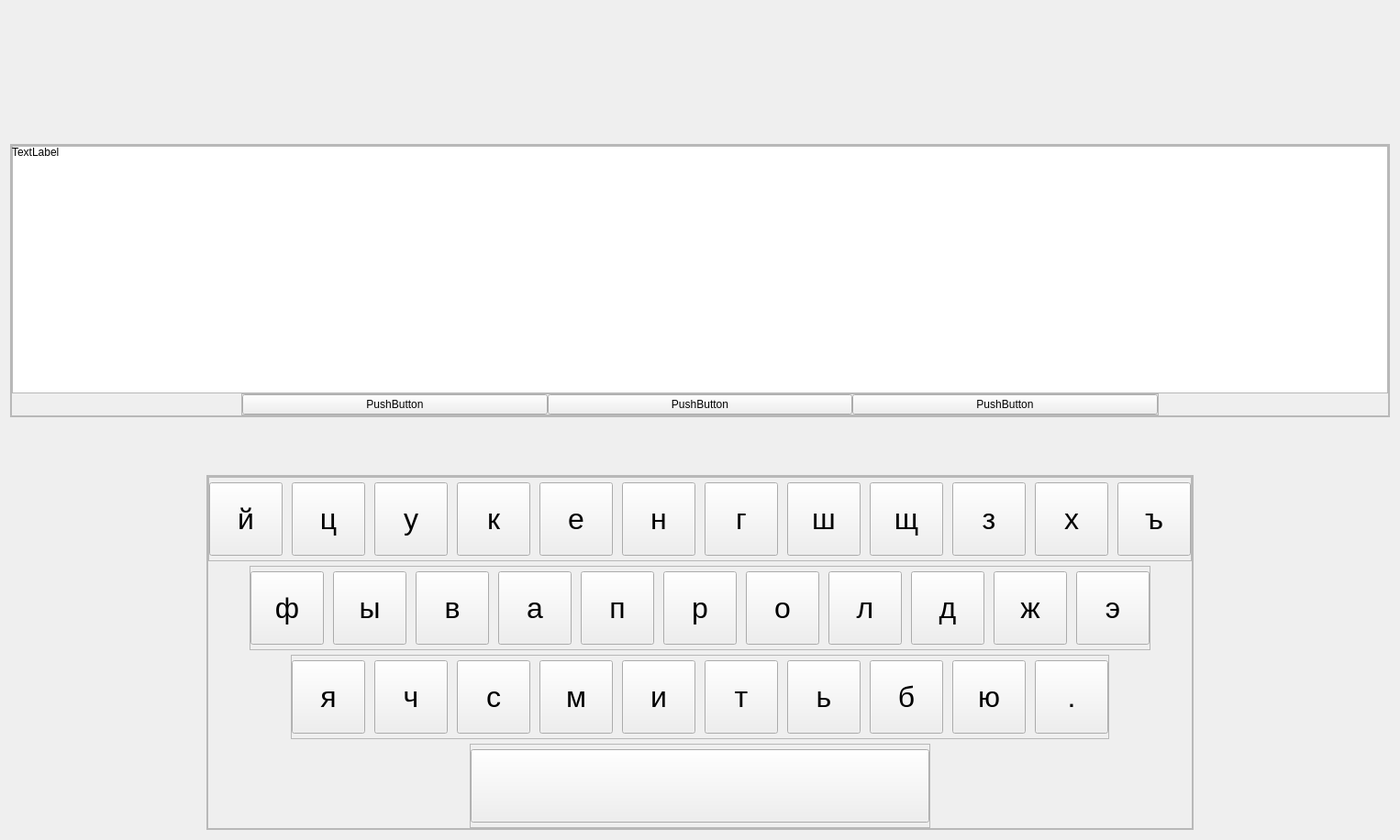
<?xml version="1.0" encoding="UTF-8"?>
<ui version="4.0">
 <class>Form</class>
 <widget class="QWidget" name="Form">
  <property name="geometry">
   <rect>
    <x>0</x>
    <y>0</y>
    <width>1526</width>
    <height>916</height>
   </rect>
  </property>
  <property name="windowTitle">
   <string>Form</string>
  </property>
  <layout class="QVBoxLayout" name="verticalLayout">
   <item alignment="Qt::AlignBottom">
    <widget class="QFrame" name="frame">
     <property name="minimumSize">
      <size>
       <width>0</width>
       <height>0</height>
      </size>
     </property>
     <property name="frameShape">
      <enum>QFrame::StyledPanel</enum>
     </property>
     <property name="frameShadow">
      <enum>QFrame::Raised</enum>
     </property>
     <property name="lineWidth">
      <number>0</number>
     </property>
     <layout class="QVBoxLayout" name="verticalLayout_3">
      <property name="spacing">
       <number>0</number>
      </property>
      <property name="leftMargin">
       <number>0</number>
      </property>
      <property name="topMargin">
       <number>0</number>
      </property>
      <property name="rightMargin">
       <number>0</number>
      </property>
      <property name="bottomMargin">
       <number>0</number>
      </property>
      <item alignment="Qt::AlignHCenter|Qt::AlignBottom">
       <widget class="QFrame" name="frame_4">
        <property name="frameShape">
         <enum>QFrame::StyledPanel</enum>
        </property>
        <property name="frameShadow">
         <enum>QFrame::Raised</enum>
        </property>
        <layout class="QVBoxLayout" name="verticalLayout_5">
         <property name="spacing">
          <number>0</number>
         </property>
         <property name="leftMargin">
          <number>0</number>
         </property>
         <property name="topMargin">
          <number>0</number>
         </property>
         <property name="rightMargin">
          <number>0</number>
         </property>
         <property name="bottomMargin">
          <number>0</number>
         </property>
         <item alignment="Qt::AlignHCenter">
          <widget class="QFrame" name="frame_3">
           <property name="minimumSize">
            <size>
             <width>1500</width>
             <height>270</height>
            </size>
           </property>
           <property name="frameShape">
            <enum>QFrame::StyledPanel</enum>
           </property>
           <property name="frameShadow">
            <enum>QFrame::Raised</enum>
           </property>
           <widget class="QTextBrowser" name="textBrowser">
            <property name="geometry">
             <rect>
              <x>0</x>
              <y>0</y>
              <width>1500</width>
              <height>270</height>
             </rect>
            </property>
            <property name="minimumSize">
             <size>
              <width>1500</width>
              <height>270</height>
             </size>
            </property>
           </widget>
           <widget class="QLabel" name="label">
            <property name="geometry">
             <rect>
              <x>0</x>
              <y>0</y>
              <width>1500</width>
              <height>270</height>
             </rect>
            </property>
            <property name="minimumSize">
             <size>
              <width>1500</width>
              <height>270</height>
             </size>
            </property>
            <property name="text">
             <string>TextLabel</string>
            </property>
            <property name="alignment">
             <set>Qt::AlignLeading|Qt::AlignLeft|Qt::AlignTop</set>
            </property>
           </widget>
          </widget>
         </item>
         <item alignment="Qt::AlignHCenter">
          <widget class="QFrame" name="frame_8">
           <property name="minimumSize">
            <size>
             <width>1000</width>
             <height>0</height>
            </size>
           </property>
           <property name="maximumSize">
            <size>
             <width>1000</width>
             <height>16777215</height>
            </size>
           </property>
           <property name="frameShape">
            <enum>QFrame::StyledPanel</enum>
           </property>
           <property name="frameShadow">
            <enum>QFrame::Raised</enum>
           </property>
           <layout class="QHBoxLayout" name="horizontalLayout_5">
            <property name="spacing">
             <number>0</number>
            </property>
            <property name="leftMargin">
             <number>0</number>
            </property>
            <property name="topMargin">
             <number>0</number>
            </property>
            <property name="rightMargin">
             <number>0</number>
            </property>
            <property name="bottomMargin">
             <number>0</number>
            </property>
            <item>
             <widget class="QPushButton" name="pushButton_29">
              <property name="text">
               <string>PushButton</string>
              </property>
             </widget>
            </item>
            <item>
             <widget class="QPushButton" name="pushButton_23">
              <property name="text">
               <string>PushButton</string>
              </property>
             </widget>
            </item>
            <item>
             <widget class="QPushButton" name="pushButton_25">
              <property name="text">
               <string>PushButton</string>
              </property>
             </widget>
            </item>
           </layout>
          </widget>
         </item>
        </layout>
       </widget>
      </item>
     </layout>
    </widget>
   </item>
   <item alignment="Qt::AlignHCenter|Qt::AlignBottom">
    <widget class="QFrame" name="keyboard">
     <property name="sizePolicy">
      <sizepolicy hsizetype="Preferred" vsizetype="Minimum">
       <horstretch>0</horstretch>
       <verstretch>0</verstretch>
      </sizepolicy>
     </property>
     <property name="minimumSize">
      <size>
       <width>0</width>
       <height>350</height>
      </size>
     </property>
     <property name="maximumSize">
      <size>
       <width>16777215</width>
       <height>350</height>
      </size>
     </property>
     <property name="frameShape">
      <enum>QFrame::StyledPanel</enum>
     </property>
     <property name="frameShadow">
      <enum>QFrame::Raised</enum>
     </property>
     <layout class="QVBoxLayout" name="verticalLayout_2">
      <property name="spacing">
       <number>0</number>
      </property>
      <property name="sizeConstraint">
       <enum>QLayout::SetMinimumSize</enum>
      </property>
      <property name="leftMargin">
       <number>0</number>
      </property>
      <property name="topMargin">
       <number>0</number>
      </property>
      <property name="rightMargin">
       <number>0</number>
      </property>
      <property name="bottomMargin">
       <number>0</number>
      </property>
      <item alignment="Qt::AlignHCenter|Qt::AlignBottom">
       <widget class="QFrame" name="frame_2">
        <property name="sizePolicy">
         <sizepolicy hsizetype="Preferred" vsizetype="Minimum">
          <horstretch>0</horstretch>
          <verstretch>0</verstretch>
         </sizepolicy>
        </property>
        <property name="maximumSize">
         <size>
          <width>16777215</width>
          <height>350</height>
         </size>
        </property>
        <property name="frameShape">
         <enum>QFrame::StyledPanel</enum>
        </property>
        <property name="frameShadow">
         <enum>QFrame::Raised</enum>
        </property>
        <layout class="QVBoxLayout" name="verticalLayout_4">
         <property name="spacing">
          <number>5</number>
         </property>
         <property name="sizeConstraint">
          <enum>QLayout::SetMinimumSize</enum>
         </property>
         <property name="leftMargin">
          <number>0</number>
         </property>
         <property name="topMargin">
          <number>0</number>
         </property>
         <property name="rightMargin">
          <number>0</number>
         </property>
         <property name="bottomMargin">
          <number>0</number>
         </property>
         <item alignment="Qt::AlignHCenter">
          <widget class="QFrame" name="line_1">
           <property name="sizePolicy">
            <sizepolicy hsizetype="Preferred" vsizetype="Minimum">
             <horstretch>0</horstretch>
             <verstretch>0</verstretch>
            </sizepolicy>
           </property>
           <property name="maximumSize">
            <size>
             <width>16777215</width>
             <height>100</height>
            </size>
           </property>
           <property name="frameShape">
            <enum>QFrame::StyledPanel</enum>
           </property>
           <property name="frameShadow">
            <enum>QFrame::Raised</enum>
           </property>
           <layout class="QHBoxLayout" name="horizontalLayout">
            <property name="spacing">
             <number>10</number>
            </property>
            <property name="leftMargin">
             <number>0</number>
            </property>
            <property name="topMargin">
             <number>5</number>
            </property>
            <property name="rightMargin">
             <number>0</number>
            </property>
            <property name="bottomMargin">
             <number>5</number>
            </property>
            <item>
             <widget class="QPushButton" name="pushButton">
              <property name="minimumSize">
               <size>
                <width>80</width>
                <height>80</height>
               </size>
              </property>
              <property name="maximumSize">
               <size>
                <width>80</width>
                <height>80</height>
               </size>
              </property>
              <property name="font">
               <font>
                <pointsize>24</pointsize>
               </font>
              </property>
              <property name="text">
               <string>й</string>
              </property>
             </widget>
            </item>
            <item>
             <widget class="QPushButton" name="pushButton_2">
              <property name="minimumSize">
               <size>
                <width>80</width>
                <height>80</height>
               </size>
              </property>
              <property name="maximumSize">
               <size>
                <width>80</width>
                <height>80</height>
               </size>
              </property>
              <property name="font">
               <font>
                <pointsize>24</pointsize>
               </font>
              </property>
              <property name="text">
               <string>ц</string>
              </property>
             </widget>
            </item>
            <item>
             <widget class="QPushButton" name="pushButton_4">
              <property name="minimumSize">
               <size>
                <width>80</width>
                <height>80</height>
               </size>
              </property>
              <property name="maximumSize">
               <size>
                <width>80</width>
                <height>80</height>
               </size>
              </property>
              <property name="font">
               <font>
                <pointsize>24</pointsize>
               </font>
              </property>
              <property name="text">
               <string>у</string>
              </property>
             </widget>
            </item>
            <item>
             <widget class="QPushButton" name="pushButton_5">
              <property name="minimumSize">
               <size>
                <width>80</width>
                <height>80</height>
               </size>
              </property>
              <property name="maximumSize">
               <size>
                <width>80</width>
                <height>80</height>
               </size>
              </property>
              <property name="font">
               <font>
                <pointsize>24</pointsize>
               </font>
              </property>
              <property name="text">
               <string>к</string>
              </property>
             </widget>
            </item>
            <item>
             <widget class="QPushButton" name="pushButton_6">
              <property name="minimumSize">
               <size>
                <width>80</width>
                <height>80</height>
               </size>
              </property>
              <property name="maximumSize">
               <size>
                <width>80</width>
                <height>80</height>
               </size>
              </property>
              <property name="font">
               <font>
                <pointsize>24</pointsize>
               </font>
              </property>
              <property name="text">
               <string>е</string>
              </property>
             </widget>
            </item>
            <item>
             <widget class="QPushButton" name="pushButton_7">
              <property name="minimumSize">
               <size>
                <width>80</width>
                <height>80</height>
               </size>
              </property>
              <property name="maximumSize">
               <size>
                <width>80</width>
                <height>80</height>
               </size>
              </property>
              <property name="font">
               <font>
                <pointsize>24</pointsize>
               </font>
              </property>
              <property name="text">
               <string>н</string>
              </property>
             </widget>
            </item>
            <item>
             <widget class="QPushButton" name="pushButton_8">
              <property name="minimumSize">
               <size>
                <width>80</width>
                <height>80</height>
               </size>
              </property>
              <property name="maximumSize">
               <size>
                <width>80</width>
                <height>80</height>
               </size>
              </property>
              <property name="font">
               <font>
                <pointsize>24</pointsize>
               </font>
              </property>
              <property name="text">
               <string>г</string>
              </property>
             </widget>
            </item>
            <item>
             <widget class="QPushButton" name="pushButton_9">
              <property name="minimumSize">
               <size>
                <width>80</width>
                <height>80</height>
               </size>
              </property>
              <property name="maximumSize">
               <size>
                <width>80</width>
                <height>80</height>
               </size>
              </property>
              <property name="font">
               <font>
                <pointsize>24</pointsize>
               </font>
              </property>
              <property name="text">
               <string>ш</string>
              </property>
             </widget>
            </item>
            <item>
             <widget class="QPushButton" name="pushButton_10">
              <property name="minimumSize">
               <size>
                <width>80</width>
                <height>80</height>
               </size>
              </property>
              <property name="maximumSize">
               <size>
                <width>80</width>
                <height>80</height>
               </size>
              </property>
              <property name="font">
               <font>
                <pointsize>24</pointsize>
               </font>
              </property>
              <property name="text">
               <string>щ</string>
              </property>
             </widget>
            </item>
            <item>
             <widget class="QPushButton" name="pushButton_11">
              <property name="minimumSize">
               <size>
                <width>80</width>
                <height>80</height>
               </size>
              </property>
              <property name="maximumSize">
               <size>
                <width>80</width>
                <height>80</height>
               </size>
              </property>
              <property name="font">
               <font>
                <pointsize>24</pointsize>
               </font>
              </property>
              <property name="text">
               <string>з</string>
              </property>
             </widget>
            </item>
            <item>
             <widget class="QPushButton" name="pushButton_12">
              <property name="minimumSize">
               <size>
                <width>80</width>
                <height>80</height>
               </size>
              </property>
              <property name="maximumSize">
               <size>
                <width>80</width>
                <height>80</height>
               </size>
              </property>
              <property name="font">
               <font>
                <pointsize>24</pointsize>
               </font>
              </property>
              <property name="text">
               <string>х</string>
              </property>
             </widget>
            </item>
            <item>
             <widget class="QPushButton" name="pushButton_13">
              <property name="minimumSize">
               <size>
                <width>80</width>
                <height>80</height>
               </size>
              </property>
              <property name="maximumSize">
               <size>
                <width>80</width>
                <height>80</height>
               </size>
              </property>
              <property name="font">
               <font>
                <pointsize>24</pointsize>
               </font>
              </property>
              <property name="text">
               <string>ъ</string>
              </property>
             </widget>
            </item>
           </layout>
          </widget>
         </item>
         <item alignment="Qt::AlignHCenter">
          <widget class="QFrame" name="line_2">
           <property name="sizePolicy">
            <sizepolicy hsizetype="Preferred" vsizetype="Minimum">
             <horstretch>0</horstretch>
             <verstretch>0</verstretch>
            </sizepolicy>
           </property>
           <property name="maximumSize">
            <size>
             <width>16777215</width>
             <height>100</height>
            </size>
           </property>
           <property name="frameShape">
            <enum>QFrame::StyledPanel</enum>
           </property>
           <property name="frameShadow">
            <enum>QFrame::Raised</enum>
           </property>
           <layout class="QHBoxLayout" name="horizontalLayout_2">
            <property name="spacing">
             <number>10</number>
            </property>
            <property name="leftMargin">
             <number>0</number>
            </property>
            <property name="topMargin">
             <number>5</number>
            </property>
            <property name="rightMargin">
             <number>0</number>
            </property>
            <property name="bottomMargin">
             <number>5</number>
            </property>
            <item>
             <widget class="QPushButton" name="pushButton_3">
              <property name="minimumSize">
               <size>
                <width>80</width>
                <height>80</height>
               </size>
              </property>
              <property name="maximumSize">
               <size>
                <width>80</width>
                <height>80</height>
               </size>
              </property>
              <property name="font">
               <font>
                <pointsize>24</pointsize>
               </font>
              </property>
              <property name="text">
               <string>ф</string>
              </property>
             </widget>
            </item>
            <item>
             <widget class="QPushButton" name="pushButton_19">
              <property name="minimumSize">
               <size>
                <width>80</width>
                <height>80</height>
               </size>
              </property>
              <property name="maximumSize">
               <size>
                <width>80</width>
                <height>80</height>
               </size>
              </property>
              <property name="font">
               <font>
                <pointsize>24</pointsize>
               </font>
              </property>
              <property name="text">
               <string>ы</string>
              </property>
             </widget>
            </item>
            <item>
             <widget class="QPushButton" name="pushButton_26">
              <property name="minimumSize">
               <size>
                <width>80</width>
                <height>80</height>
               </size>
              </property>
              <property name="maximumSize">
               <size>
                <width>80</width>
                <height>80</height>
               </size>
              </property>
              <property name="font">
               <font>
                <pointsize>24</pointsize>
               </font>
              </property>
              <property name="text">
               <string>в</string>
              </property>
             </widget>
            </item>
            <item>
             <widget class="QPushButton" name="pushButton_15">
              <property name="minimumSize">
               <size>
                <width>80</width>
                <height>80</height>
               </size>
              </property>
              <property name="maximumSize">
               <size>
                <width>80</width>
                <height>80</height>
               </size>
              </property>
              <property name="font">
               <font>
                <pointsize>24</pointsize>
               </font>
              </property>
              <property name="text">
               <string>а</string>
              </property>
             </widget>
            </item>
            <item>
             <widget class="QPushButton" name="pushButton_22">
              <property name="minimumSize">
               <size>
                <width>80</width>
                <height>80</height>
               </size>
              </property>
              <property name="maximumSize">
               <size>
                <width>80</width>
                <height>80</height>
               </size>
              </property>
              <property name="font">
               <font>
                <pointsize>24</pointsize>
               </font>
              </property>
              <property name="text">
               <string>п</string>
              </property>
             </widget>
            </item>
            <item>
             <widget class="QPushButton" name="pushButton_17">
              <property name="minimumSize">
               <size>
                <width>80</width>
                <height>80</height>
               </size>
              </property>
              <property name="maximumSize">
               <size>
                <width>80</width>
                <height>80</height>
               </size>
              </property>
              <property name="font">
               <font>
                <pointsize>24</pointsize>
               </font>
              </property>
              <property name="text">
               <string>р</string>
              </property>
             </widget>
            </item>
            <item>
             <widget class="QPushButton" name="pushButton_16">
              <property name="minimumSize">
               <size>
                <width>80</width>
                <height>80</height>
               </size>
              </property>
              <property name="maximumSize">
               <size>
                <width>80</width>
                <height>80</height>
               </size>
              </property>
              <property name="font">
               <font>
                <pointsize>24</pointsize>
               </font>
              </property>
              <property name="text">
               <string>о</string>
              </property>
             </widget>
            </item>
            <item>
             <widget class="QPushButton" name="pushButton_20">
              <property name="minimumSize">
               <size>
                <width>80</width>
                <height>80</height>
               </size>
              </property>
              <property name="maximumSize">
               <size>
                <width>80</width>
                <height>80</height>
               </size>
              </property>
              <property name="font">
               <font>
                <pointsize>24</pointsize>
               </font>
              </property>
              <property name="text">
               <string>л</string>
              </property>
             </widget>
            </item>
            <item>
             <widget class="QPushButton" name="pushButton_24">
              <property name="minimumSize">
               <size>
                <width>80</width>
                <height>80</height>
               </size>
              </property>
              <property name="maximumSize">
               <size>
                <width>80</width>
                <height>80</height>
               </size>
              </property>
              <property name="font">
               <font>
                <pointsize>24</pointsize>
               </font>
              </property>
              <property name="text">
               <string>д</string>
              </property>
             </widget>
            </item>
            <item>
             <widget class="QPushButton" name="pushButton_18">
              <property name="minimumSize">
               <size>
                <width>80</width>
                <height>80</height>
               </size>
              </property>
              <property name="maximumSize">
               <size>
                <width>80</width>
                <height>80</height>
               </size>
              </property>
              <property name="font">
               <font>
                <pointsize>24</pointsize>
               </font>
              </property>
              <property name="text">
               <string>ж</string>
              </property>
             </widget>
            </item>
            <item>
             <widget class="QPushButton" name="pushButton_21">
              <property name="minimumSize">
               <size>
                <width>80</width>
                <height>80</height>
               </size>
              </property>
              <property name="maximumSize">
               <size>
                <width>80</width>
                <height>80</height>
               </size>
              </property>
              <property name="font">
               <font>
                <pointsize>24</pointsize>
               </font>
              </property>
              <property name="text">
               <string>э</string>
              </property>
             </widget>
            </item>
           </layout>
          </widget>
         </item>
         <item alignment="Qt::AlignHCenter">
          <widget class="QFrame" name="line_3">
           <property name="sizePolicy">
            <sizepolicy hsizetype="Minimum" vsizetype="Fixed">
             <horstretch>0</horstretch>
             <verstretch>0</verstretch>
            </sizepolicy>
           </property>
           <property name="maximumSize">
            <size>
             <width>16777215</width>
             <height>100</height>
            </size>
           </property>
           <property name="frameShape">
            <enum>QFrame::StyledPanel</enum>
           </property>
           <property name="frameShadow">
            <enum>QFrame::Raised</enum>
           </property>
           <layout class="QHBoxLayout" name="horizontalLayout_3">
            <property name="spacing">
             <number>10</number>
            </property>
            <property name="leftMargin">
             <number>0</number>
            </property>
            <property name="topMargin">
             <number>5</number>
            </property>
            <property name="rightMargin">
             <number>0</number>
            </property>
            <property name="bottomMargin">
             <number>5</number>
            </property>
            <item>
             <widget class="QPushButton" name="pushButton_27">
              <property name="minimumSize">
               <size>
                <width>80</width>
                <height>80</height>
               </size>
              </property>
              <property name="maximumSize">
               <size>
                <width>80</width>
                <height>80</height>
               </size>
              </property>
              <property name="font">
               <font>
                <pointsize>24</pointsize>
               </font>
              </property>
              <property name="text">
               <string>я</string>
              </property>
             </widget>
            </item>
            <item>
             <widget class="QPushButton" name="pushButton_35">
              <property name="minimumSize">
               <size>
                <width>80</width>
                <height>80</height>
               </size>
              </property>
              <property name="maximumSize">
               <size>
                <width>80</width>
                <height>80</height>
               </size>
              </property>
              <property name="font">
               <font>
                <pointsize>24</pointsize>
               </font>
              </property>
              <property name="text">
               <string>ч</string>
              </property>
             </widget>
            </item>
            <item>
             <widget class="QPushButton" name="pushButton_42">
              <property name="minimumSize">
               <size>
                <width>80</width>
                <height>80</height>
               </size>
              </property>
              <property name="maximumSize">
               <size>
                <width>80</width>
                <height>80</height>
               </size>
              </property>
              <property name="font">
               <font>
                <pointsize>24</pointsize>
               </font>
              </property>
              <property name="text">
               <string>с</string>
              </property>
             </widget>
            </item>
            <item>
             <widget class="QPushButton" name="pushButton_28">
              <property name="minimumSize">
               <size>
                <width>80</width>
                <height>80</height>
               </size>
              </property>
              <property name="maximumSize">
               <size>
                <width>80</width>
                <height>80</height>
               </size>
              </property>
              <property name="font">
               <font>
                <pointsize>24</pointsize>
               </font>
              </property>
              <property name="text">
               <string>м</string>
              </property>
             </widget>
            </item>
            <item>
             <widget class="QPushButton" name="pushButton_38">
              <property name="minimumSize">
               <size>
                <width>80</width>
                <height>80</height>
               </size>
              </property>
              <property name="maximumSize">
               <size>
                <width>80</width>
                <height>80</height>
               </size>
              </property>
              <property name="font">
               <font>
                <pointsize>24</pointsize>
               </font>
              </property>
              <property name="text">
               <string>и</string>
              </property>
             </widget>
            </item>
            <item>
             <widget class="QPushButton" name="pushButton_32">
              <property name="minimumSize">
               <size>
                <width>80</width>
                <height>80</height>
               </size>
              </property>
              <property name="maximumSize">
               <size>
                <width>80</width>
                <height>80</height>
               </size>
              </property>
              <property name="font">
               <font>
                <pointsize>24</pointsize>
               </font>
              </property>
              <property name="text">
               <string>т</string>
              </property>
             </widget>
            </item>
            <item>
             <widget class="QPushButton" name="pushButton_31">
              <property name="minimumSize">
               <size>
                <width>80</width>
                <height>80</height>
               </size>
              </property>
              <property name="maximumSize">
               <size>
                <width>80</width>
                <height>80</height>
               </size>
              </property>
              <property name="font">
               <font>
                <pointsize>24</pointsize>
               </font>
              </property>
              <property name="text">
               <string>ь</string>
              </property>
             </widget>
            </item>
            <item>
             <widget class="QPushButton" name="pushButton_36">
              <property name="minimumSize">
               <size>
                <width>80</width>
                <height>80</height>
               </size>
              </property>
              <property name="maximumSize">
               <size>
                <width>80</width>
                <height>80</height>
               </size>
              </property>
              <property name="font">
               <font>
                <pointsize>24</pointsize>
               </font>
              </property>
              <property name="text">
               <string>б</string>
              </property>
             </widget>
            </item>
            <item>
             <widget class="QPushButton" name="pushButton_40">
              <property name="minimumSize">
               <size>
                <width>80</width>
                <height>80</height>
               </size>
              </property>
              <property name="maximumSize">
               <size>
                <width>80</width>
                <height>80</height>
               </size>
              </property>
              <property name="font">
               <font>
                <pointsize>24</pointsize>
               </font>
              </property>
              <property name="text">
               <string>ю</string>
              </property>
             </widget>
            </item>
            <item>
             <widget class="QPushButton" name="pushButton_33">
              <property name="minimumSize">
               <size>
                <width>80</width>
                <height>80</height>
               </size>
              </property>
              <property name="maximumSize">
               <size>
                <width>80</width>
                <height>80</height>
               </size>
              </property>
              <property name="font">
               <font>
                <pointsize>24</pointsize>
               </font>
              </property>
              <property name="text">
               <string>.</string>
              </property>
             </widget>
            </item>
           </layout>
          </widget>
         </item>
         <item alignment="Qt::AlignHCenter">
          <widget class="QFrame" name="line_4">
           <property name="sizePolicy">
            <sizepolicy hsizetype="Minimum" vsizetype="Fixed">
             <horstretch>0</horstretch>
             <verstretch>0</verstretch>
            </sizepolicy>
           </property>
           <property name="maximumSize">
            <size>
             <width>16777215</width>
             <height>100</height>
            </size>
           </property>
           <property name="frameShape">
            <enum>QFrame::StyledPanel</enum>
           </property>
           <property name="frameShadow">
            <enum>QFrame::Raised</enum>
           </property>
           <layout class="QHBoxLayout" name="horizontalLayout_4" stretch="0">
            <property name="spacing">
             <number>10</number>
            </property>
            <property name="leftMargin">
             <number>0</number>
            </property>
            <property name="topMargin">
             <number>5</number>
            </property>
            <property name="rightMargin">
             <number>0</number>
            </property>
            <property name="bottomMargin">
             <number>5</number>
            </property>
            <item alignment="Qt::AlignHCenter">
             <widget class="QPushButton" name="pushButton_14">
              <property name="minimumSize">
               <size>
                <width>500</width>
                <height>80</height>
               </size>
              </property>
              <property name="text">
               <string/>
              </property>
             </widget>
            </item>
           </layout>
          </widget>
         </item>
        </layout>
       </widget>
      </item>
     </layout>
    </widget>
   </item>
  </layout>
 </widget>
 <resources/>
 <connections/>
</ui>
